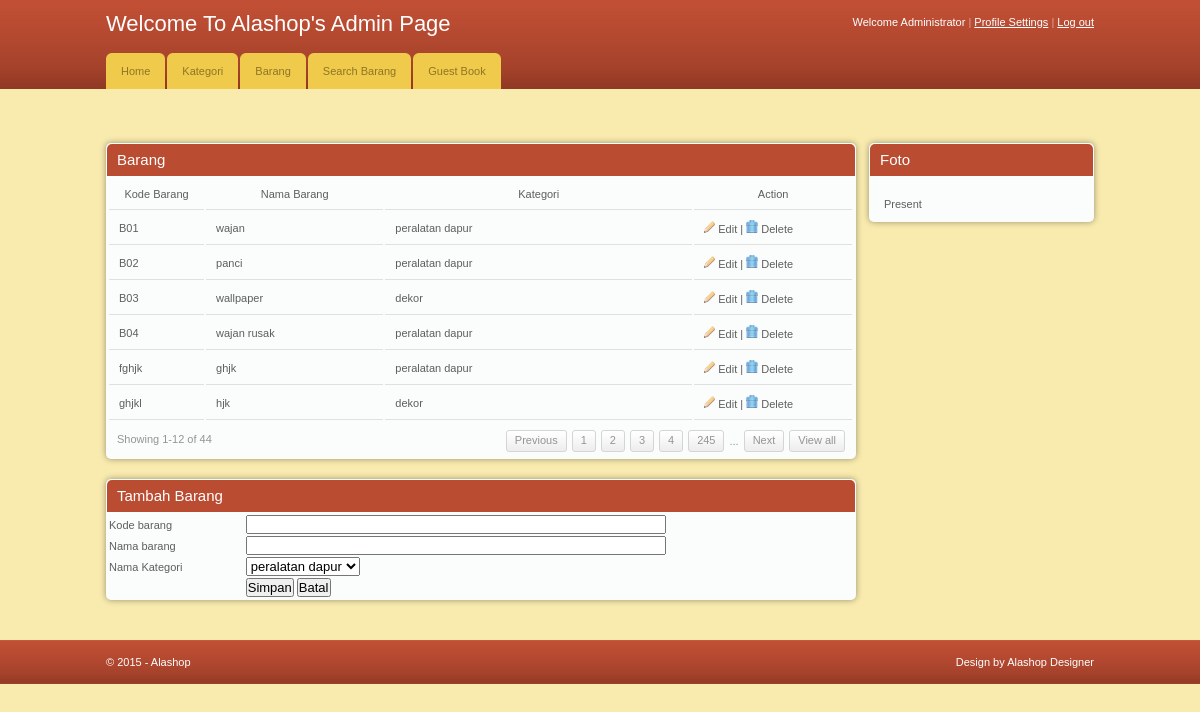
The app's page /barang.php (signed in) with its own data.
### tables this page shows
CREATE TABLE `barang` (
  `idbarang` varchar(50) NOT NULL,
  `namabarang` varchar(50) NOT NULL,
  `idkategori` varchar(50) NOT NULL
);

CREATE TABLE `kategori` (
  `idkategori` varchar(50) NOT NULL,
  `namakategori` varchar(50) NOT NULL,
  `keterangan` varchar(50) NOT NULL
);

### barang.php (the view, shortened to what this page needs)
<!DOCTYPE html PUBLIC "-//W3C//DTD XHTML 1.0 Transitional//EN" "http://www.w3.org/TR/xhtml1/DTD/xhtml1-transitional.dtd">
<html xmlns="http://www.w3.org/1999/xhtml">
<head>
	<link rel="stylesheet" href="css/style.css" type="text/css" media="all" />
</head>
<body>
<div id="header">
	<div class="shell">
		<div id="top">
			<h1><a href="#">Welcome To Alashop's Admin Page</a></h1>
			<div id="top-navigation">
				Welcome Administrator <span>|</span>
				<a href="#">Profile Settings</a>
				<span>|</span>
				<a href="logout.php">Log out</a>			</div>
		</div>
		<div id="navigation">
			<ul>
			    <li><a href="home.php"><span>Home</span></a></li>
			    <li><a href="kategori.php"><span>Kategori</span></a></li>
			    <li><a href="barang.php"><span>Barang</span></a></li>
				<li><a href="searchbarang.php"><span>Search Barang</span></a></li>
			    <li><a href="guestbook.php"><span>Guest Book</span></a></li>
			</ul>
		</div>
	</div>
</div>
<div id="container">
	<div class="shell">
		<div class="small-nav"></div>
        <br />
		<div id="main">
			<div id="content">
				<div class="box">
					<div class="box-head">
						<h2 class="left">Barang</h2>
					</div>
					<div class="table">
						<table width="747" border="0">
                          <tr>
                            <td width="80"><div align="center">Kode Barang </div></td>
                            <td width="171"><div align="center">Nama Barang </div></td>
                            <td width="317"><div align="center">Kategori</div></td>
                            <td width="151"><div align="center">Action</div></td>
                          </tr>
						  <?php
		$baca = mysql_query("SELECT barang.namabarang,barang.idbarang,kategori.namakategori FROM barang inner join kategori on kategori.idkategori=barang.idkategori");
		while($tampil = mysql_fetch_array($baca)){
		?>
                          <tr>
                            <td><?php echo $tampil['idbarang'];?></td>
                            <td><?php echo $tampil['namabarang'];?></td>
                            <td><?php echo $tampil['namakategori'];?></td>
                            <td><a href="editbarang.php?idbarang=<?php echo $tampil['idbarang'];?>"><img src="images/edit.gif" width="11" height="12" border="0" /></a> Edit | <a href="proseshapusbarang.php?idbarang=<?php echo $tampil['idbarang'];?>"><img src="images/delete.gif" width="12" height="13" border="0" /></a> Delete </td>
                          </tr>
						  <?php } ?>
                        </table>
						<div class="pagging">
							<div class="left">Showing 1-12 of 44</div>
							<div class="right">
								<a href="#">Previous</a>
								<a href="#">1</a>
								<a href="#">2</a>
								<a href="#">3</a>
								<a href="#">4</a>
								<a href="#">245</a>
								<span>...</span>
								<a href="#">Next</a>
								<a href="#">View all</a>
							</div>
						</div>
				  </div>
				</div>
				<div class="box">
					<div class="box-head">
						<h2>Tambah Barang </h2>
					</div>
					<form action="prosessimpanbarang.php" method="post">
					  <table width="750" border="0">
                        <tr>
                          <td width="134">Kode barang </td>
                          <td width="606"><label>
                            <input name="idbarang" type="text" id="idbarang" size="50" />
                          </label></td>
                        </tr>
                        <tr>
                          <td>Nama barang </td>
                          <td><label>
                            <input name="namabarang" type="text" id="namabarang" size="50" />
                          </label></td>
                        </tr>
                        <tr>
                          <td>Nama Kategori </td>
                          <td><label>
                            <select name="idkategori">
			<?php
		$baca = mysql_query("SELECT * FROM kategori");
		while($tampil = mysql_fetch_array($baca)){
		?>
        <option value='<?php echo $tampil['idkategori'];?>'><?php echo $tampil['namakategori'];?></option>
        <?php } ?>
            </select>
                          </label></td>
                        </tr>
                        <tr>
                          <td>&nbsp;</td>
                          <td><input type="submit" name="Submit" value="Simpan" />
                            <label>
                            <input type="submit" name="Submit2" value="Batal" />
                          </label></td>
                        </tr>
                      </table>
                  </form>
				</div>
			</div>
			<div id="sidebar">
				<div class="box">
				  <div class="box-head">
				    <h2>Foto</h2>
					</div>
				  <div class="box-content">
					  <p class="select-all">
					    <label></label>
					  Present</p>
					</div>
				</div>
			</div>
		</div>
	</div>
</div>
<div id="footer">
	<div class="shell">
		<span class="left">&copy; 2015 - Alashop </span>
		<span class="right">
			Design by Alashop Designer
		</span>
	</div>
</div>
</body>
</html>

### css/style.css (style rules this page uses)
* { padding:0; margin:0; outline:0; }
body { background:#f9ebae; font-family: Verdana, sans-serif; font-size:11px; line-height:14px; color:#5e5e5e; }
input, textarea, select { font-family: Verdana, sans-serif; font-size:13px; }
a img { border:0; }
a { color:#ba4c32; text-decoration: underline; cursor:pointer; }
.left, .alignleft { float:left; display:inline; }
.right, .alignright { float:right; display:inline; }
h1 { font-size:22px; line-height:24px; color:#fff; font-weight: normal; }
h1 a { color:#fff; text-decoration: none; }
h2 { font-size:15px; font-weight: normal; }
.shell { width:988px; margin:0 auto; }
#header { height:89px; background:url(images/header.gif); white-space:nowrap; }
#header h1 { float:left; display:inline; padding-top:12px; }
#top-navigation { float:right; white-space:nowrap; color:#fff; padding-top:15px; }
#top-navigation a { color:#fff; }
#top-navigation span { color:#dca598; }
#top { height:53px; }
#navigation { height:36px; }
#navigation ul { list-style-type: none; }
#navigation ul li { float:left; display:inline; margin-right:2px; }
#navigation ul li a, #navigation ul li a span { float:left; height:36px; background:url(images/tab.gif) no-repeat 0 0; padding:0 0 0 15px; }
#navigation ul li a span { background-position:right 0; padding:0 15px 0 0; }
#navigation ul li a { line-height:36px; color:#907525; text-decoration: none; }
#container { padding:20px 0; }
.small-nav { color:#978b48; padding-bottom:20px; }
#content { float:left; width:750px; }
#sidebar { float:right; width:225px; }
.table td { background:#fbfcfc; border-bottom:solid 1px #e0e0e0; padding:8px 10px; }
.box { background:#fbfcfc; height:100%; padding:1px; margin-bottom:20px; }
.box-head { background:#ba4c32; height:32px; color:#fff; padding: 0 10px; line-height:32px; white-space:nowrap; border-bottom:solid 1px #fff; }
.pagging { height:20px; padding:8px 10px; line-height:19px; color:#949494; }
.pagging a { background:url(images/pagging.gif) repeat-x 0 0; height:20px; float:left; padding:0 8px; border:solid 1px #d5d5d5; text-decoration: none; color:#949494; margin-left:5px; }
.pagging span { float:left; margin-left:5px; padding-top:2px; }
.box-content { padding:10px; }
.box-content p { padding-top:10px; }
.select-all label { text-decoration: underline; padding-left:4px; }
#footer { height:44px; background:url(images/footer.gif); line-height:44px; color:#fff; }
.box { -moz-border-radius:5px; -webkit-border-radius:5px; -moz-box-shadow: 0 0 6px #978f6c; -webkit-box-shadow: 0 0 6px #978f6c; }
.box-head { -moz-border-radius-topleft:5px; -moz-border-radius-topright:5px; -webkit-border-top-left-radius:5px; -webkit-border-top-right-radius:5px; }
.small-field, .button, .pagging a { -moz-border-radius:3px; -webkit-border-radius:3px; }

### records on screen
barang: idbarang "B01", namabarang "wajan", idkategori.namakategori "peralatan dapur"
barang: idbarang "B02", namabarang "panci", idkategori.namakategori "peralatan dapur"
barang: idbarang "B03", namabarang "wallpaper", idkategori.namakategori "dekor"
barang: idbarang "B04", namabarang "wajan rusak", idkategori.namakategori "peralatan dapur"
barang: idbarang "fghjk", namabarang "ghjk", idkategori.namakategori "peralatan dapur"
barang: idbarang "ghjkl", namabarang "hjk", idkategori.namakategori "dekor"

### other values on screen
form field idkategori "peralatan dapur"
